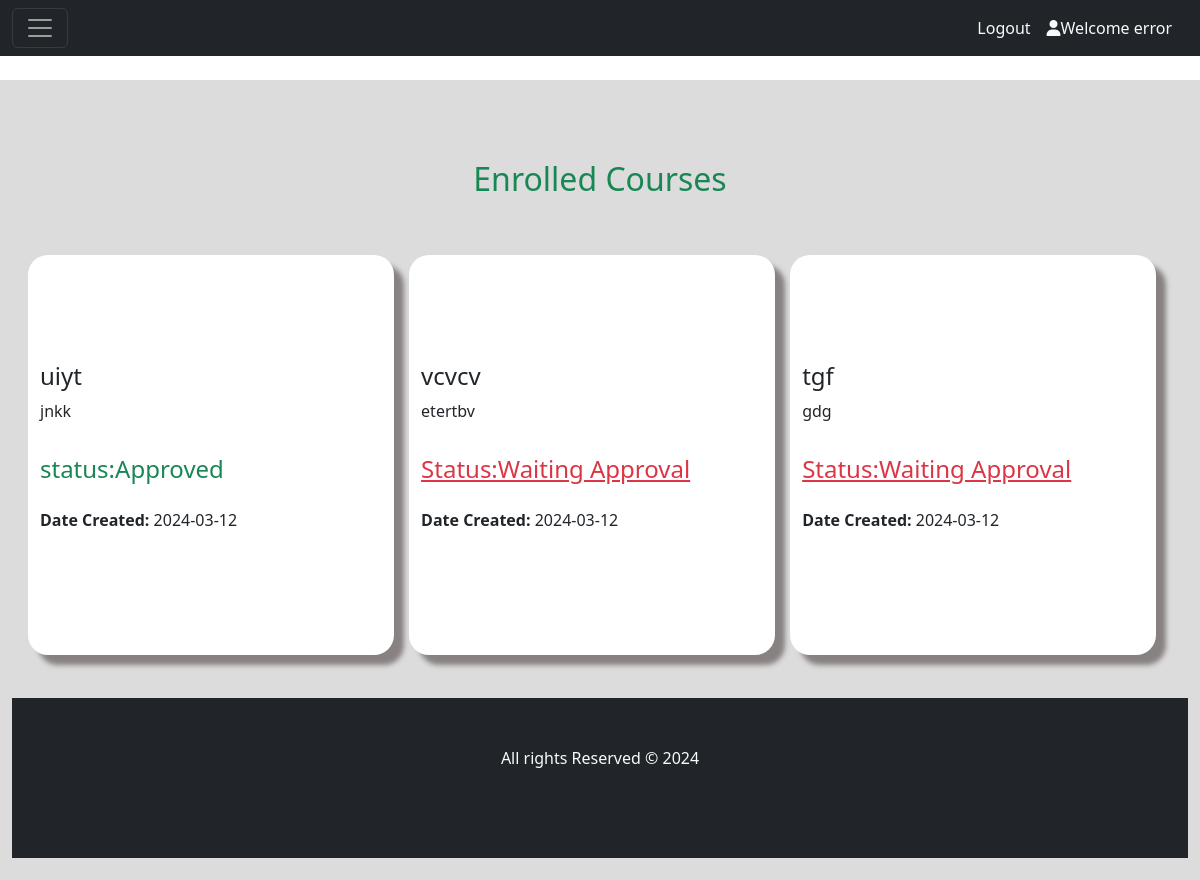
/viewenrolledcourses.php (signed in), run on the app's committed database.
### tables this page shows
CREATE TABLE `enrolled_course` (
  `enrolled_course_id` int(11) NOT NULL,
  `course_id` int(30) NOT NULL,
  `registration_id` int(200) NOT NULL,
  `enrolled_course_name` char(255) NOT NULL,
  `enrolled_course_description` char(255) NOT NULL,
  `enrolled_course_date` date NOT NULL,
  `enrolled_course_status` char(255) NOT NULL
);

### viewenrolledcourses.php (the view, shortened to what this page needs)
<?php
    include("./connection.php");
?>
<!DOCTYPE html>
<html lang="en">
<head>
    <link rel="stylesheet" href="https://cdnjs.cloudflare.com/ajax/libs/font-awesome/6.5.1/css/all.min.css"
 />
    <link href="https://cdn.jsdelivr.net/npm/bootstrap@5.3.2/dist/css/bootstrap.min.css" rel="stylesheet">
    <link rel="stylesheet" href="../course.css"/>
</head>
<body>
<nav class="navbar navbar-dark bg-dark fixed-top">
  <div class="container-fluid">
    <button class="navbar-toggler" type="button" data-bs-toggle="offcanvas" data-bs-target="#offcanvasDarkNavbar" aria-controls="offcanvasDarkNavbar" aria-label="Toggle navigation">
      <span class="navbar-toggler-icon"></span>
    </button>
    <div class="d-flex flex-row-reverse">
      <?php if(!isset($_SESSION['tutor_fname'])) : ?>
        <a class="nav-link text-light me-3" href="/Auth/login.php"><i class="fa-solid fa-user"></i>Welcome Guest</a>
        <a class="nav-link text-light me-3" href="./Auth/login.php">Login</a>
      <?php else : ?>
        <a class="nav-link text-light me-3" href="profile.php"><i class="fa-solid fa-user"></i>Welcome <?php echo $_SESSION['tutor_fname']; ?></a>
        <a class="nav-link text-light me-3" href="logout.php">Logout</a>
      <?php endif; ?>
    </div>
  </div>
</nav>
<div class="container-fluid d-flex content">
    <h2 class=" text-success w-100 text-center col-12">Enrolled Courses</h2>
        <div class="row courses">
        <?php
    $select_enrolled= "select * from `enrolled_course`";
    $enroll_result = mysqli_query($con, $select_enrolled);
    while($fetch_enrollment = mysqli_fetch_assoc($enroll_result)){
    $course_id=$fetch_enrollment['course_id'];
    $course_name = $fetch_enrollment['enrolled_course_name'];
    $course_description = $fetch_enrollment['enrolled_course_description'];
    $enrollment_status =$fetch_enrollment['enrolled_course_status'];
    $date_enrolled= $fetch_enrollment['enrolled_course_date'];
    if($enrollment_status=="Waiting Approval"){
      $enrollment_status="Waiting Approval";
    }else{
      $enrollment_status="Approved";
    }
?>
<div class=" webdesign">
    <h4><?php echo $course_name; ?></h4>
      <p><?php echo $course_description; ?></p>
    <P class="d-flex  gap-2">
      <?php
      if($enrollment_status=='Waiting Approval'){
        echo "<td class='bg-secondary text-light'><a href='approve.php?course_id=$course_id' class='text-danger'><h4  class='text-danger'>Status:Waiting Approval</h4></a></td>
        </tr>";
      }else{
          echo "<td class='text-success'><h4  class='text-success'>status:Approved</h4></td>";
        }
    ?>
  </P>
    <P><b>Date Created:</b>    <?php echo $date_enrolled; ?></P>
</div>
<?php
}
?>
        </div>
        <footer class=" bg-dark ">
               <p class="text-light text-center">All rights Reserved &copy; 2024</p>
       </footer>
</body>
</html>

### course.css (style rules this page uses)
.content { margin-top: 5rem; height: 100vh; width: 100%; background-color: gainsboro; flex-wrap: wrap; overflow-y: scroll; padding-top: 5rem; }
body { overflow: hidden; }
.courses { margin-bottom: 2rem; display: flex; align-items: center; justify-content: start; flex-wrap: wrap; margin: auto; gap: 15px; width: 100%; padding: 1rem ; overflow: hidden; }
.webdesign { box-shadow: 10px 10px 5px 0px rgba(107,99,99,0.75); -webkit-box-shadow: 10px 10px 5px 0px rgba(107,99,99,0.75); -moz-box-shadow: 10px 10px 5px 0px rgba(107,99,99,0.75); display: flex; justify-content: center; flex-wrap: wrap; background-color: #fff; flex-direction: column; height: 25rem; width: 32%; border-radius: 20px; }
footer { margin-top: 1rem; height: 20vh; width: 100%; }
footer >p { padding-top: 3rem; }

### data on the page
enrolled_course: enrolled_course_name "uiyt", enrolled_course_description "jnkk", enrolled_course_status "status:Approved", enrolled_course_date "2024-03-12"
enrolled_course: enrolled_course_name "vcvcv", enrolled_course_description "etertbv", enrolled_course_date "2024-03-12"
enrolled_course: enrolled_course_name "tgf", enrolled_course_description "gdg", enrolled_course_date "2024-03-12"

### other printed values
$_SESSION['tutor_fname'] "error"
